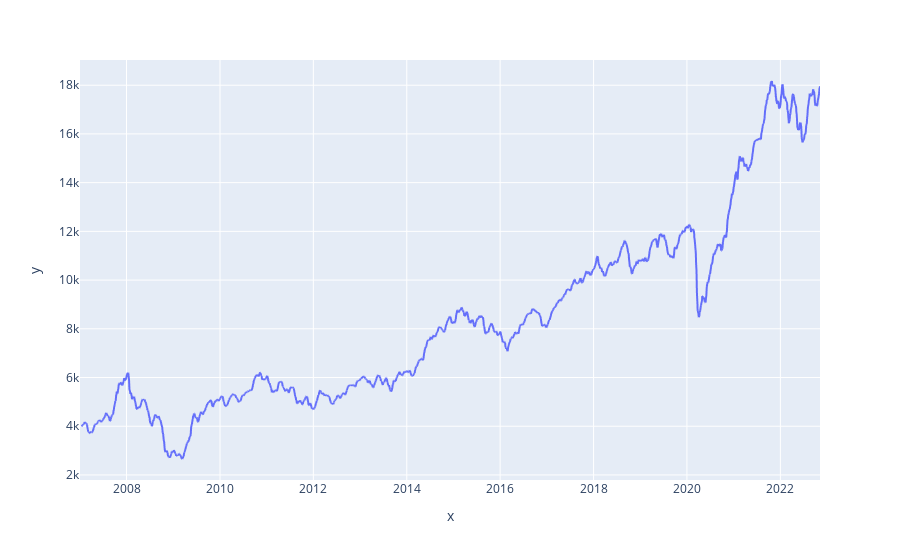

Notebook cell for this chart:
### Code cell
fig = px.line(x=nifty_indicator_data.index, y=nifty_indicator_data["ema"])
fig.show()

### Figure 1 — Plotly figure (JSON) as saved in the notebook; plotly's stock layout.template omitted (floating-point values rounded to 4 significant figures; data arrays with more than 128 entries replaced by an {"elided": "..."} marker saying what was removed)
{"data": [{"hovertemplate": "x=%{x}<br>y=%{y}<extra></extra>", "legendgroup": "", "line": {"color": "#636efa", "dash": "solid"}, "marker": {"symbol": "circle"}, "mode": "lines", "name": "", "showlegend": false, "type": "scattergl", "x": {"elided": "3855 str values"}, "xaxis": "x", "y": {"elided": "3855 float values"}, "yaxis": "y"}], "layout": {"legend": {"tracegroupgap": 0}, "margin": {"t": 60}, "xaxis": {"anchor": "y", "domain": [0, 1], "title": {"text": "x"}}, "yaxis": {"anchor": "x", "domain": [0, 1], "title": {"text": "y"}}}}
